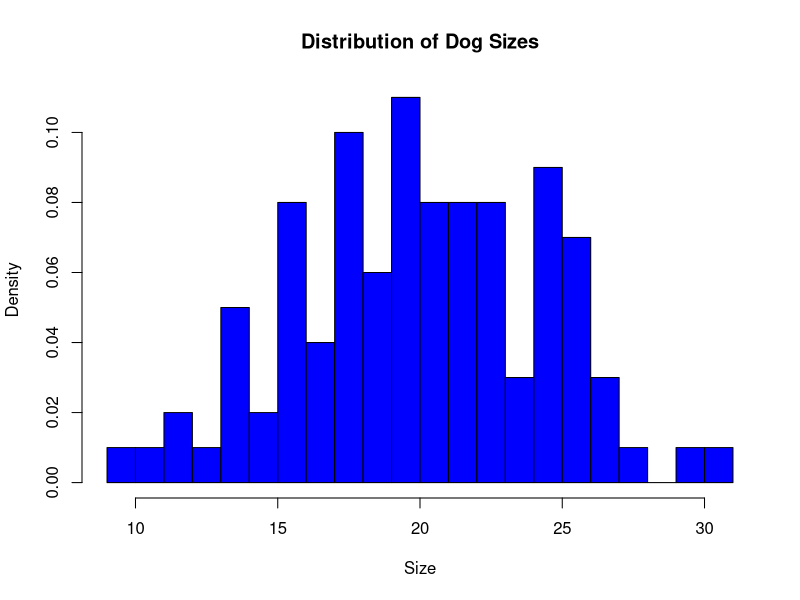
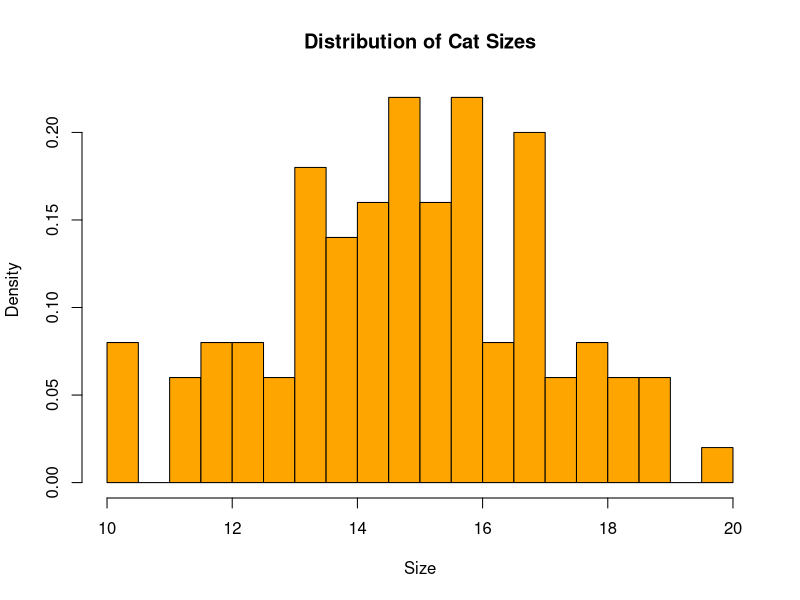
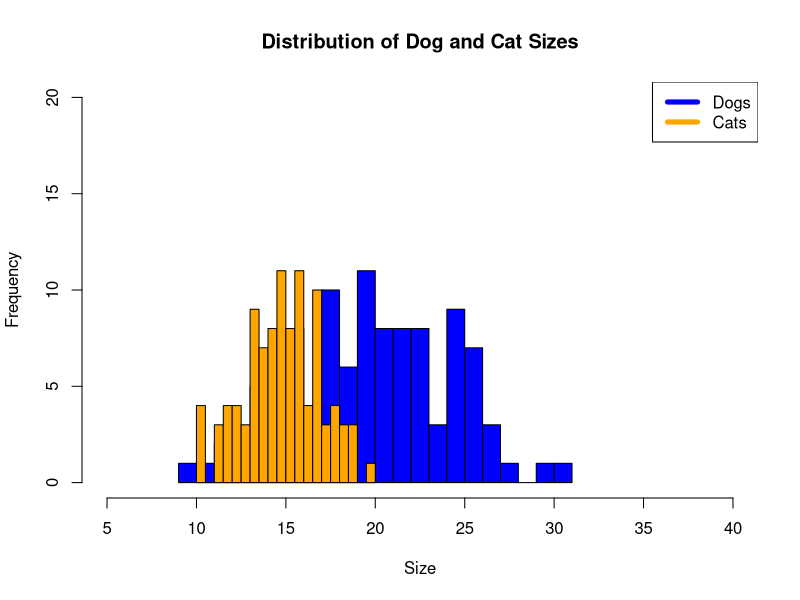

The R script that drew these images, in order:
## ---- chunk 1
knitr::opts_chunk$set(echo = TRUE)
knitr::opts_chunk$set(warning = FALSE, message = FALSE) 
## ---- chunk 2
# Installing and loading libraries 
library(tidyverse)
library(dplyr)
library(ggplot2)
## ---- chunk 3
#nothing is ever truly random when "randomly" generated on a computer - always psuedo random
#set.seed(124) #can be used to get the same "random" sample consistently 
dog_mu = 20
dog_sigma = 5
dog_sample = rnorm(100,dog_mu,dog_sigma)
cat_mu = 15
cat_sigma = 2
cat_sample = rnorm(100,cat_mu,cat_sigma)

#random R tip #1: to view any variable, highlight it and Cmd+enter/Ctrl+enter 

#summarizing our data  
dog_mean <- mean(dog_sample)
dog_sd <- sd(dog_sample)

cat_mean <- mean(cat_sample)
cat_sd <- sd(cat_sample)

#visulizing data 
hist_dog <- hist(dog_sample,
main="Distribution of Dog Sizes",
xlab="Size",
col="blue",
alpha = 0.6, 
freq=FALSE,
breaks = 20
)
hist_cat <- hist(cat_sample,
main="Distribution of Cat Sizes",
xlab="Size",
col="orange",
alpha = 0.4, 
freq=FALSE,
breaks = 20
)

#in the same plot 
plot(hist_dog, xlim = c(5, 40), ylim = c(0,20), col = "blue", main = "Distribution of Dog and Cat Sizes", xlab = "Size") + plot(hist_cat, add = TRUE, col = "orange")
legend("topright", c("Dogs", "Cats"), col=c("blue", "Orange"), lwd=5)

## ---- chunk 4
#one line code for each type of test so that after assumptions, they can choose which one to use and use that? 
## ---- chunk 5

## ---- chunk 6

## ---- chunk 7
#t-test
